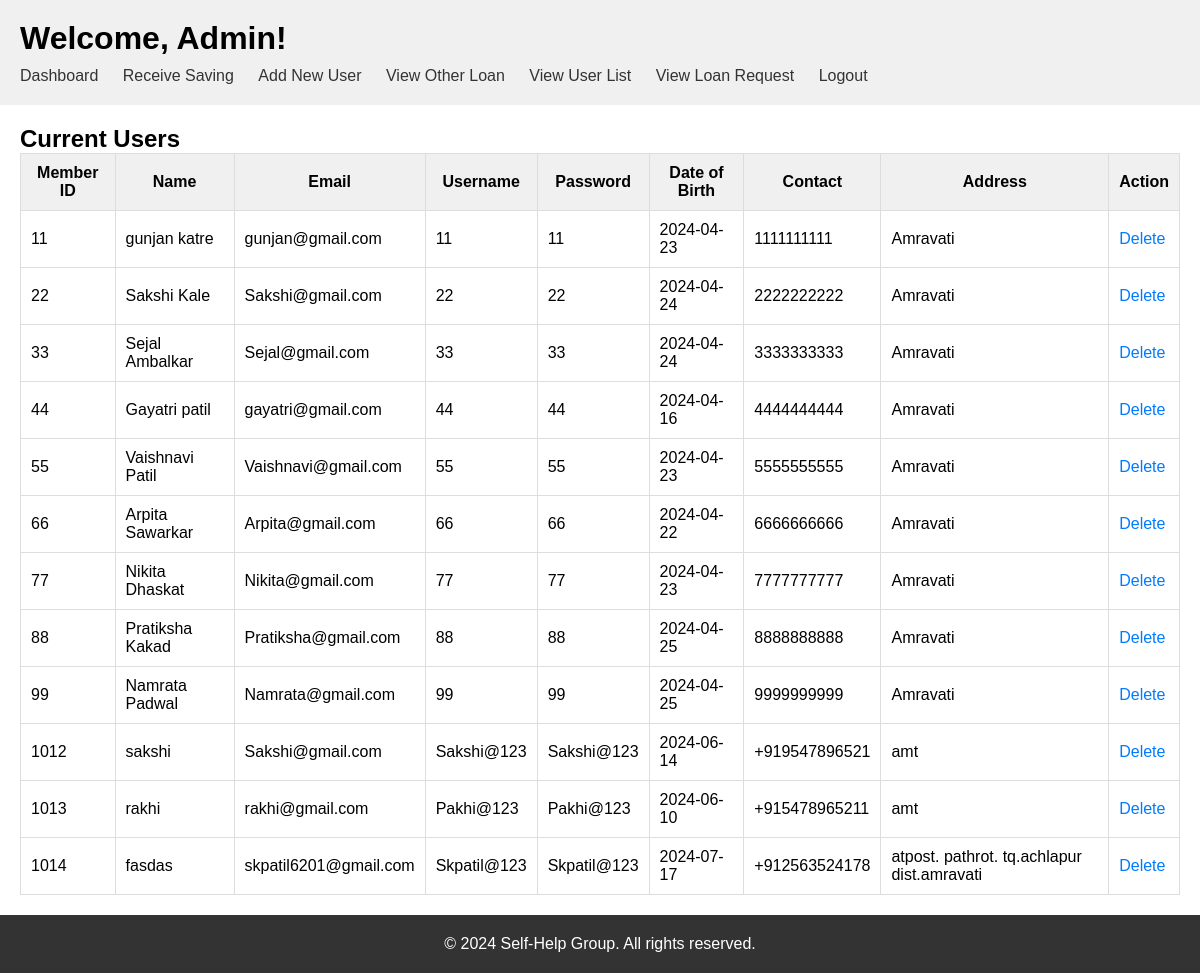
Page /AdminViewUserList.php on the committed database.
### tables this page shows
CREATE TABLE `members` (
  `name` varchar(100) NOT NULL,
  `email` varchar(100) NOT NULL,
  `username` varchar(50) NOT NULL,
  `password` varchar(50) NOT NULL,
  `dob` date NOT NULL,
  `contact` varchar(202) NOT NULL,
  `address` varchar(255) NOT NULL,
  `memberid` int(255) NOT NULL
);

### AdminViewUserList.php (the view, shortened to what this page needs)
<!DOCTYPE html>
<html lang="en">
<head>
  <link rel="stylesheet" href="style2.css">
</head>
<body>
<?php include 'AdminHeader.php'; ?>
<main>
  <section class="user-list">
    <h2>Current Users</h2>
    <table>
      <thead>
        <tr>
          <th>Member ID</th>
          <th>Name</th>
          <th>Email</th>
          <th>Username</th>
          <th>Password</th>
          <th>Date of Birth</th>
          <th>Contact</th>
          <th>Address</th>
          <th>Action</th>
        </tr>
      </thead>
      <tbody>
        <?php
include "config.php";
        $sql = "SELECT * FROM members";
        $result = $conn->query($sql);
        if ($result->num_rows > 0) {
            while ($row = $result->fetch_assoc()) {
                echo "<tr>";
                echo "<td>" . $row["memberid"] . "</td>";
                echo "<td>" . $row["name"] . "</td>";
                echo "<td>" . $row["email"] . "</td>";
                echo "<td>" . $row["username"] . "</td>";
                echo "<td>" . $row["password"] . "</td>";
                echo "<td>" . $row["dob"] . "</td>";
                echo "<td>" . $row["contact"] . "</td>";
                echo "<td>" . $row["address"] . "</td>";
                echo "<td><a href='delete_user.php?id=" . $row["memberid"] . "'>Delete</a></td>";
                echo "</tr>";
            }
        } else {
            echo "<tr><td colspan='9'>No users found</td></tr>";
        }
        ?>
      </tbody>
    </table>
  </section>
</main>
<?php include 'Footer.php'; ?>
</body>
</html>

### AdminHeader.php (shortened to what this page needs)
<!DOCTYPE html>
<html lang="en">
<head>
  <link rel="stylesheet" href="styles.css">
</head>
<body>
<header>
    <h1>Welcome, Admin!</h1>
    <nav>
      <ul>
        <li><a href="AdminHome.php">Dashboard</a></li>
        <li><a href="AdminViewReceiveSaving.php">Receive Saving</a></li>
        <li><a href="AdminAddMember.php">Add New User</a></li>
        <li><a href="AdminViewOtherLoan.php">View Other Loan</a></li>
        <li><a href="AdminViewUserList.php">View User List</a></li>
        <li><a href="AdminViewLoanRequest.php">View Loan Request</a></li>
        <li><a href="#" onclick="window.parent.location.href = 'index.php'">Logout</a></li>
      </ul>
    </nav>
  </header>
</body>
</html>

### Footer.php (shortened to what this page needs)
<!DOCTYPE html>
<html lang="en">
<head>
</head>
<body>
<footer>
  <p>&copy; 2024 Self-Help Group. All rights reserved.</p>
  </footer>
</body>
</html>

### style2.css (style rules this page uses)
body, h1, h2, p, ul, li, table, th, td { margin: 0; padding: 0; }
body { font-family: Arial, sans-serif; }
header { background-color: #f0f0f0; padding: 20px; }
h1 { margin-bottom: 10px; }
nav ul { list-style-type: none; }
nav ul li { display: inline; margin-right: 20px; }
nav ul li a { text-decoration: none; color: #333; }
main { padding: 20px; }
.user-list table { width: 100%; border-collapse: collapse; }
.user-list th, .user-list td { padding: 10px; border: 1px solid #ddd; }
.user-list th { background-color: #f0f0f0; }
.user-list td a { text-decoration: none; color: #007bff; }
footer { text-align: center; padding: 20px; background-color: #333; color: #fff; }

### styles.css (style rules this page uses)
body, h1, h2, p, ul, li { margin: 0; padding: 0; }
body { font-family: Arial, sans-serif; }
header { background-color: #f0f0f0; padding: 20px; }
h1 { margin-bottom: 10px; }
nav ul { list-style-type: none; }
nav ul li { display: inline; margin-right: 20px; }
nav ul li a { text-decoration: none; color: #333; }
footer { text-align: center; padding: 20px; background-color: #333; color: #fff; }

### Footer.php (style rules this page uses)
footer { text-align: center; padding: 20px; background-color: #333; color: #fff; }

### rows in the picture
members: memberid "11", name "gunjan katre", email "gunjan@gmail.com", username "11", password "11", dob "2024-04-23", contact "1111111111", address "Amravati"
members: memberid "22", name "Sakshi Kale", email "Sakshi@gmail.com", username "22", password "22", dob "2024-04-24", contact "2222222222", address "Amravati"
members: memberid "33", name "Sejal Ambalkar", email "Sejal@gmail.com", username "33", password "33", dob "2024-04-24", contact "3333333333", address "Amravati"
members: memberid "44", name "Gayatri patil", email "gayatri@gmail.com", username "44", password "44", dob "2024-04-16", contact "4444444444", address "Amravati"
members: memberid "55", name "Vaishnavi Patil", email "Vaishnavi@gmail.com", username "55", password "55", dob "2024-04-23", contact "5555555555", address "Amravati"
members: memberid "66", name "Arpita Sawarkar", email "Arpita@gmail.com", username "66", password "66", dob "2024-04-22", contact "6666666666", address "Amravati"
members: memberid "77", name "Nikita Dhaskat", email "Nikita@gmail.com", username "77", password "77", dob "2024-04-23", contact "7777777777", address "Amravati"
members: memberid "88", name "Pratiksha Kakad", email "Pratiksha@gmail.com", username "88", password "88", dob "2024-04-25", contact "8888888888", address "Amravati"
members: memberid "99", name "Namrata Padwal", email "Namrata@gmail.com", username "99", password "99", dob "2024-04-25", contact "9999999999", address "Amravati"
members: memberid "1012", name "sakshi", email "Sakshi@gmail.com", username "Sakshi@123", password "Sakshi@123", dob "2024-06-14", contact "+919547896521", address "amt"
members: memberid "1013", name "rakhi", email "rakhi@gmail.com", username "Pakhi@123", password "Pakhi@123", dob "2024-06-10", contact "+915478965211", address "amt"
members: memberid "1014", name "fasdas", email "skpatil6201@gmail.com", username "Skpatil@123", password "Skpatil@123", dob "2024-07-17", contact "+912563524178", address "atpost. pathrot. tq.achlapur dist.amravati"
